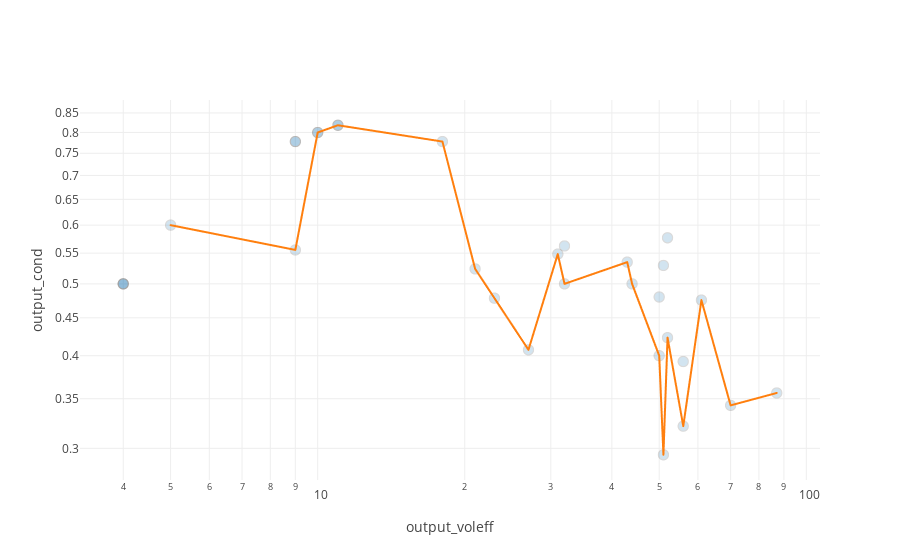
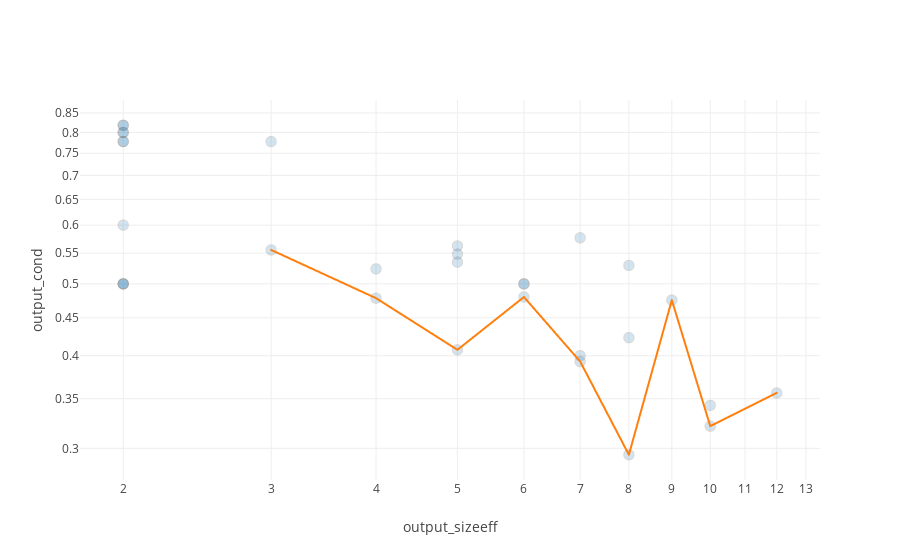
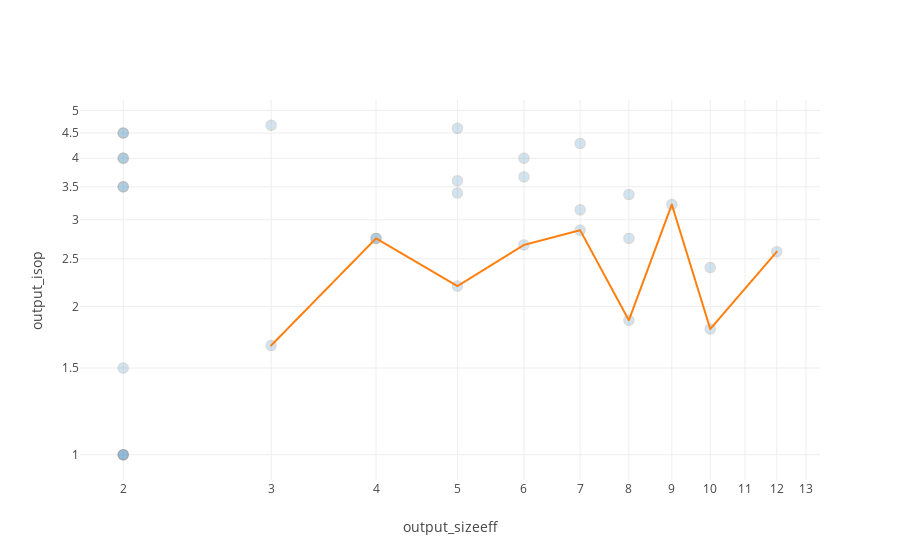

The code cell stored with these charts, in order, in its notebook:
### Code cell
ncp_plots = NCPPlots(ncp_instance)
fig1 = ncp_plots.cond_by_vol_itrv(alpha=0.2)
fig2 = ncp_plots.cond_by_size_itrv(alpha=0.2)
fig3 = ncp_plots.isop_by_size_itrv(alpha=0.2)

### Figure 1 — Plotly figure (JSON) as saved in the notebook; plotly's stock layout.template omitted (floating-point values rounded to 4 significant figures)
{"data": [{"marker": {"line": {"width": 1}, "opacity": 0.2, "size": 10}, "mode": "markers", "name": "Points", "text": ["index: 2", "index: 1", "index: 26", "index: 12", "index: 17", "index: 14", "index: 27", "index: 9", "index: 24", "index: 0", "index: 4", "index: 21", "index: 16", "index: 13", "index: 8", "index: 5", "index: 20", "index: 15", "index: 3", "index: 6", "index: 28", "index: 10", "index: 30", "index: 19", "index: 22", "index: 7", "index: 29", "index: 11", "index: 25", "index: 18", "index: 23"], "type": "scattergl", "uid": "187f2ea4-e516-11e8-a975-a200c4e10701", "x": [10, 70, 52, 52, 61, 50, 43, 11, 11, 9, 31, 56, 4, 5, 21, 32, 27, 4, 44, 32, 9, 4, 51, 10, 87, 23, 9, 50, 51, 56, 18], "y": [0.8, 0.3429, 0.4231, 0.5769, 0.4754, 0.48, 0.5349, 0.8182, 0.8182, 0.7778, 0.5484, 0.3929, 0.5, 0.6, 0.5238, 0.5, 0.4074, 0.5, 0.5, 0.5625, 0.5556, 0.5, 0.2941, 0.8, 0.3563, 0.4783, 0.7778, 0.4, 0.5294, 0.3214, 0.7778]}, {"mode": "lines", "name": "Line", "text": ["index: 13", "index: 28", "index: 2", "index: 9", "index: 23", "index: 8", "index: 7", "index: 20", "index: 4", "index: 5", "index: 27", "index: 3", "index: 11", "index: 30", "index: 26", "index: 18", "index: 17", "index: 1", "index: 22"], "type": "scattergl", "uid": "18809f82-e516-11e8-9014-a200c4e10701", "x": [5, 9, 10, 11, 18, 21, 23, 27, 31, 32, 43, 44, 50, 51, 52, 56, 61, 70, 87], "y": [0.6, 0.5556, 0.8, 0.8182, 0.7778, 0.5238, 0.4783, 0.4074, 0.5484, 0.5, 0.5349, 0.5, 0.4, 0.2941, 0.4231, 0.3214, 0.4754, 0.3429, 0.3563]}], "layout": {"showlegend": false, "xaxis": {"autorange": true, "title": "output_voleff", "type": "log"}, "yaxis": {"autorange": true, "title": "output_cond", "type": "log"}}}

### Figure 2 — Plotly figure (JSON) as saved in the notebook; plotly's stock layout.template omitted (floating-point values rounded to 4 significant figures)
{"data": [{"marker": {"line": {"width": 1}, "opacity": 0.2, "size": 10}, "mode": "markers", "name": "Points", "text": ["index: 25", "index: 20", "index: 5", "index: 12", "index: 16", "index: 8", "index: 10", "index: 28", "index: 15", "index: 18", "index: 13", "index: 14", "index: 11", "index: 2", "index: 7", "index: 0", "index: 6", "index: 9", "index: 4", "index: 27", "index: 21", "index: 23", "index: 26", "index: 22", "index: 3", "index: 1", "index: 24", "index: 17", "index: 30", "index: 19", "index: 29"], "type": "scattergl", "uid": "188f9e1a-e516-11e8-bd63-a200c4e10701", "x": [8, 5, 6, 7, 2, 4, 2, 3, 2, 10, 2, 6, 7, 2, 4, 2, 5, 2, 5, 5, 7, 3, 8, 12, 6, 10, 2, 9, 8, 2, 2], "y": [0.5294, 0.4074, 0.5, 0.5769, 0.5, 0.5238, 0.5, 0.5556, 0.5, 0.3214, 0.6, 0.48, 0.4, 0.8, 0.4783, 0.7778, 0.5625, 0.8182, 0.5484, 0.5349, 0.3929, 0.7778, 0.4231, 0.3563, 0.5, 0.3429, 0.8182, 0.4754, 0.2941, 0.8, 0.7778]}, {"mode": "lines", "name": "Line", "text": ["index: 28", "index: 7", "index: 20", "index: 14", "index: 21", "index: 30", "index: 17", "index: 18", "index: 22"], "type": "scattergl", "uid": "188f9f8c-e516-11e8-89ee-a200c4e10701", "x": [3, 4, 5, 6, 7, 8, 9, 10, 12], "y": [0.5556, 0.4783, 0.4074, 0.48, 0.3929, 0.2941, 0.4754, 0.3214, 0.3563]}], "layout": {"showlegend": false, "xaxis": {"autorange": true, "title": "output_sizeeff", "type": "log"}, "yaxis": {"autorange": true, "title": "output_cond", "type": "log"}}}

### Figure 3 — Plotly figure (JSON) as saved in the notebook; plotly's stock layout.template omitted (floating-point values rounded to 4 significant figures)
{"data": [{"marker": {"line": {"width": 1}, "opacity": 0.2, "size": 10}, "mode": "markers", "name": "Points", "text": ["index: 30", "index: 7", "index: 29", "index: 3", "index: 10", "index: 2", "index: 6", "index: 8", "index: 12", "index: 24", "index: 11", "index: 21", "index: 28", "index: 9", "index: 15", "index: 4", "index: 5", "index: 25", "index: 22", "index: 18", "index: 19", "index: 13", "index: 14", "index: 27", "index: 26", "index: 17", "index: 1", "index: 16", "index: 0", "index: 23", "index: 20"], "type": "scattergl", "uid": "189c9b62-e516-11e8-9fb7-a200c4e10701", "x": [8, 4, 2, 6, 2, 2, 5, 4, 7, 2, 7, 7, 3, 2, 2, 5, 6, 8, 12, 10, 2, 2, 6, 5, 8, 9, 10, 2, 2, 3, 5], "y": [1.875, 2.75, 3.5, 3.667, 1, 4, 3.6, 2.75, 4.286, 4.5, 2.857, 3.143, 1.667, 4.5, 1, 3.4, 2.667, 3.375, 2.583, 1.8, 4, 1.5, 4, 4.6, 2.75, 3.222, 2.4, 1, 3.5, 4.667, 2.2]}, {"mode": "lines", "name": "Line", "text": ["index: 28", "index: 7", "index: 20", "index: 5", "index: 11", "index: 30", "index: 17", "index: 18", "index: 22"], "type": "scattergl", "uid": "189c9cbe-e516-11e8-b4c3-a200c4e10701", "x": [3, 4, 5, 6, 7, 8, 9, 10, 12], "y": [1.667, 2.75, 2.2, 2.667, 2.857, 1.875, 3.222, 1.8, 2.583]}], "layout": {"showlegend": false, "xaxis": {"autorange": true, "title": "output_sizeeff", "type": "log"}, "yaxis": {"autorange": true, "title": "output_isop", "type": "log"}}}
